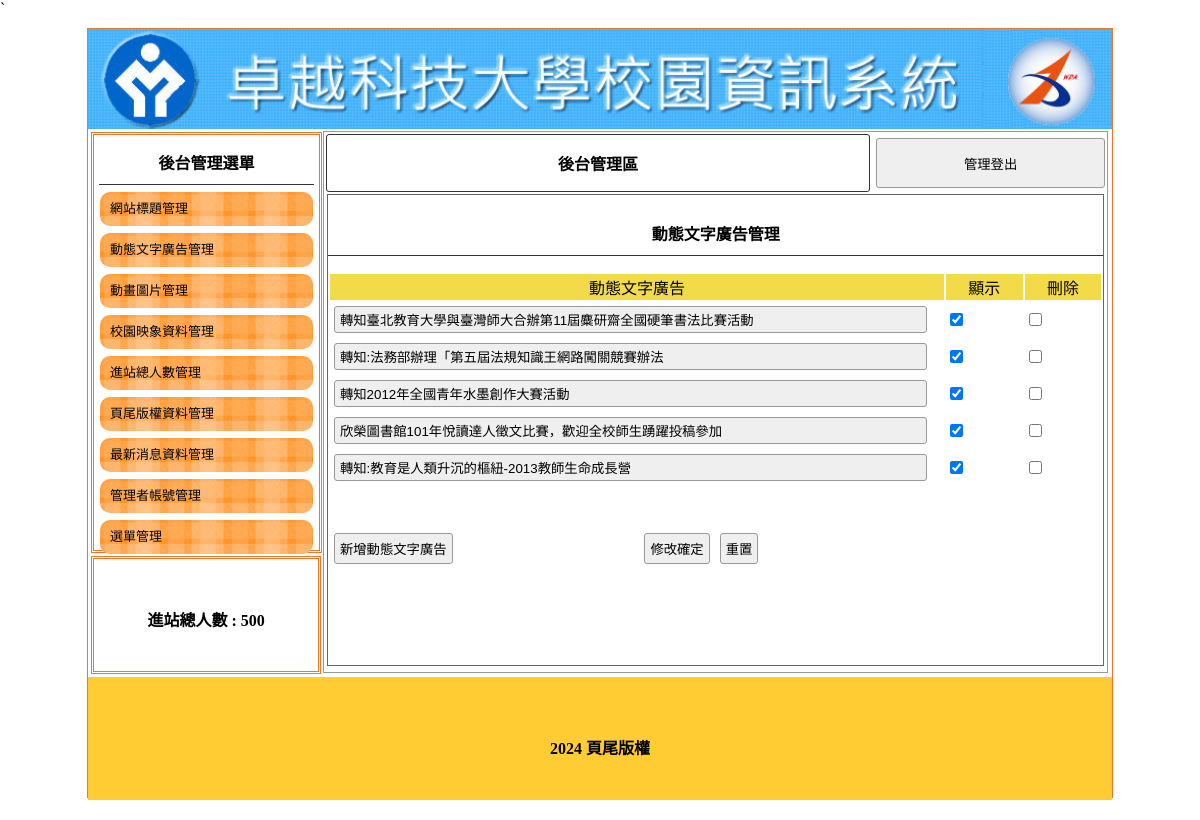
Screenshot of /admin.php?do=ad with the database file from the repository.
### tables this page shows
CREATE TABLE `titles` (
  `id` int(10) UNSIGNED NOT NULL,
  `img` text NOT NULL,
  `text` text NOT NULL,
  `sh` int(1) UNSIGNED NOT NULL DEFAULT 1
);

CREATE TABLE `total` (
  `id` int(10) UNSIGNED NOT NULL,
  `total` int(10) UNSIGNED NOT NULL
);

CREATE TABLE `ads` (
  `id` int(10) UNSIGNED NOT NULL,
  `img` text NOT NULL,
  `text` text NOT NULL,
  `sh` int(1) UNSIGNED NOT NULL DEFAULT 1
);

CREATE TABLE `bottom` (
  `id` int(10) UNSIGNED NOT NULL,
  `bottom` text NOT NULL
);

### api/db.php (called while the page is built, shortened)
<?php
class DB{
    protected $dsn="mysql:host=localhost;charset=utf8;dbname=db07";
    protected $pdo;
    protected $table;
    function __construct($table){
        $this->table=$table;
        $this->pdo=new PDO($this->dsn,'root','');
    }
    function all(...$arg){
        $sql="SELECT * FROM $this->table ";
        return $this->fetchAll($sql);
    }
    function find($id){
        $sql="SELECT * FROM $this->table ";
        if(is_array($id)){
            $where=$this->a2s($id);
            $sql=$sql . " WHERE ". join(" && ",$where);
        }else{
            $sql .= " WHERE `id`='$id' ";
        }
        return $this->fetchOne($sql);
    }
    function a2s($array){
        $tmp=[];
        foreach($array as $key => $value){
            $tmp[]="`$key`='$value'";
        }
        return $tmp;
    }
    protected function fetchOne($sql){
        return $this->pdo->query($sql)->fetch(PDO::FETCH_ASSOC);
    }
    protected function fetchAll($sql){
        return $this->pdo->query($sql)->fetchAll(PDO::FETCH_ASSOC);
    }
}
$Title=new DB('titles');
$Ad=new DB('ads');
$Total=new DB('total');
$Bottom=new DB('bottom');

### backend/ad.php (the view, shortened to what this page needs)
<div class="di"
    style="height:540px; border:#999 1px solid; width:76.5%; margin:2px 0px 0px 0px; float:left; position:relative; left:20px;">
    <table width="100%">
        <tbody>
            <tr>
                <td style="width:70%;font-weight:800; border:#333 1px solid; border-radius:3px;" class="cent"><a
                        href="?do=admin" style="color:#000; text-decoration:none;">後台管理區</a></td>
                <td><button onclick="document.cookie=&#39;user=&#39;;location.replace(&#39;?&#39;)"
                        style="width:99%; margin-right:2px; height:50px;">管理登出</button></td>
            </tr>
        </tbody>
    </table>
    <div style="width:99%; height:87%; margin:auto; overflow:auto; border:#666 1px solid;">
        <p class="t cent botli">動態文字廣告管理</p>
        <form method="post" action="./api/edit.php">
            <table width="100%">
                <tbody>
                    <tr class="yel">
                        <td width="80%">動態文字廣告</td>
                        <td width="10%">顯示</td>
                        <td width="10%">刪除</td>
                    </tr>
                    <?php
                    $rows=$Ad->all();
                    foreach($rows as $row){
                    ?>
                    <tr>
                        <td>
                            <input type="text" name="text[]" value="<?=$row['text'];?>" style="width:95%">
                        </td>
                        <td>
                            <input type="checkbox" name="sh[]" value="<?=$row['id'];?>" <?=($row['sh']==1)?'checked':'';?>>
                        </td>
                        <td>
                            <input type="checkbox" name="del[]" value="<?=$row['id'];?>">
                        </td>
                    </tr>
                    <?php
                    }
                    ?>
                </tbody>
            </table>
            <table style="margin-top:40px; width:70%;">
                <tbody>
                    <tr>
                        <td width="200px">
                            <input type="button"
                                onclick="op(&#39;#cover&#39;,&#39;#cvr&#39;,&#39;./modal/<?=$do;?>.php?table=<?=$do;?>&#39;)"
                                value="新增動態文字廣告"></td>
                        <td class="cent">
                            <input type="submit" value="修改確定">
                            <input type="reset" value="重置">
                        </td>
                    </tr>
                </tbody>
            </table>
        </form>
    </div>
</div>

### admin.php (shortened to what this page needs)
<?php include_once "api/db.php";?>
<!DOCTYPE html
    PUBLIC "-//W3C//DTD XHTML 1.0 Transitional//EN" "http://www.w3.org/TR/xhtml1/DTD/xhtml1-transitional.dtd">
<html xmlns="http://www.w3.org/1999/xhtml">
<head>
    <link href="./css/css.css" rel="stylesheet" type="text/css">
</head>
<body>`
    <div id="main">
        <a title="<?=$Title->find(['sh'=>1])['text'];?>" href="index.php">
            <div class="ti" style="background:url('./upload/<?=$Title->find(['sh'=>1])['img'];?>'); background-size:cover;"></div>
        </a>
        <div id="ms">
            <div id="lf" style="float:left;">
                <div id="menuput" class="dbor">
                    <span class="t botli">後台管理選單</span>
                    <a style="color:#000; font-size:13px; text-decoration:none;" href="?do=title">
                        <div class="mainmu">
                            網站標題管理 </div>
                    </a>
                    <a style="color:#000; font-size:13px; text-decoration:none;" href="?do=ad">
                        <div class="mainmu">
                            動態文字廣告管理 </div>
                    </a>
                    <a style="color:#000; font-size:13px; text-decoration:none;" href="?do=mvim">
                        <div class="mainmu">
                            動畫圖片管理 </div>
                    </a>
                    <a style="color:#000; font-size:13px; text-decoration:none;" href="?do=image">
                        <div class="mainmu">
                            校園映象資料管理 </div>
                    </a>
                    <a style="color:#000; font-size:13px; text-decoration:none;" href="?do=total">
                        <div class="mainmu">
                            進站總人數管理 </div>
                    </a>
                    <a style="color:#000; font-size:13px; text-decoration:none;" href="?do=bottom">
                        <div class="mainmu">
                            頁尾版權資料管理 </div>
                    </a>
                    <a style="color:#000; font-size:13px; text-decoration:none;" href="?do=news">
                        <div class="mainmu">
                            最新消息資料管理 </div>
                    </a>
                    <a style="color:#000; font-size:13px; text-decoration:none;" href="?do=admin">
                        <div class="mainmu">
                            管理者帳號管理 </div>
                    </a>
                    <a style="color:#000; font-size:13px; text-decoration:none;" href="?do=menu">
                        <div class="mainmu">
                            選單管理 </div>
                    </a>
                </div>
                <div class="dbor" style="margin:3px; width:95%; height:20%; line-height:100px;">
                    <span class="t">進站總人數 :
                    <?=$Total->find(1)['total'];?></span>
                </div>
            </div>
            <?php
				$do=$_GET['do']??'title';
				$file="./backend/{$do}.php";
				if(file_exists($file)){
					include $file;
				}else{
					include "./backend/title.php";
				}
				?>
        </div>
        <div
            style="width:1024px; left:0px; position:relative; background:#FC3; margin-top:4px; height:123px; display:block;">
            <span class="t" style="line-height:123px;"><?=$Bottom->find(1)['bottom'];?></span>
        </div>
    </div>
</body>
</html>

### css/css.css (style rules this page uses)
body { padding:0px; margin:0px; }
#main { width:1024px; height:768px; margin:10px auto 10px auto; border:#EE7728 1px solid; position:relative; }
.ti { width:100%; height:100px; position:relative; background-size:cover; background-repeat:no-repeat; }
.dbor { border:#EE7728 double 3px; margin:1px; padding:2px 10px 2px 10px; }
.t { font-weight:800; display:block; text-align:center; padding:10px 1px 10px 1px; }
.botli { border-bottom:#333 1px solid; }
.mainmu { position:relative; border-radius:10px; background:url(../icon/menu.fw.png) center no-repeat; background-size:cover; line-height:30px; padding:2px 10px 2px 10px; margin:7px 1px 7px 1px; }
#lf { height:540px; width:21%; display:inline-block; }
#menuput { width:100%; height:75%; position:relative; padding:5px; display:block; margin: 3px; }
.di { display:inline-block; }
.cent { text-align:center; }
input,button { border:#999 1px solid; border-radius:3px; background:#EFEFEF; padding:5px; margin:3px; }
input[type=text],input[type=password] { width:150px; }
.yel td { background:#F3DA49; text-align:center; }

### rows the page displays
titles: img (picture)
total: total "500"
ads: text "轉知臺北教育大學與臺灣師大合辦第11屆麋研齋全國硬筆書法比賽活動", sh "☑"
ads: text "轉知:法務部辦理「第五屆法規知識王網路闖關競賽辦法", sh "☑"
ads: text "轉知2012年全國青年水墨創作大賽活動", sh "☑"
ads: text "欣榮圖書館101年悅讀達人徵文比賽，歡迎全校師生踴躍投稿參加", sh "☑"
ads: text "轉知:教育是人類升沉的樞紐-2013教師生命成長營", sh "☑"
bottom: bottom "2024 頁尾版權"
